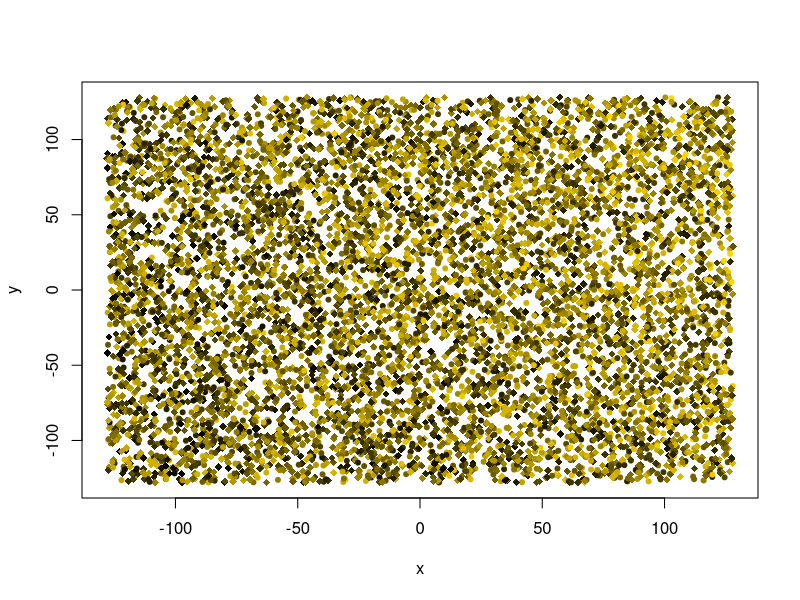
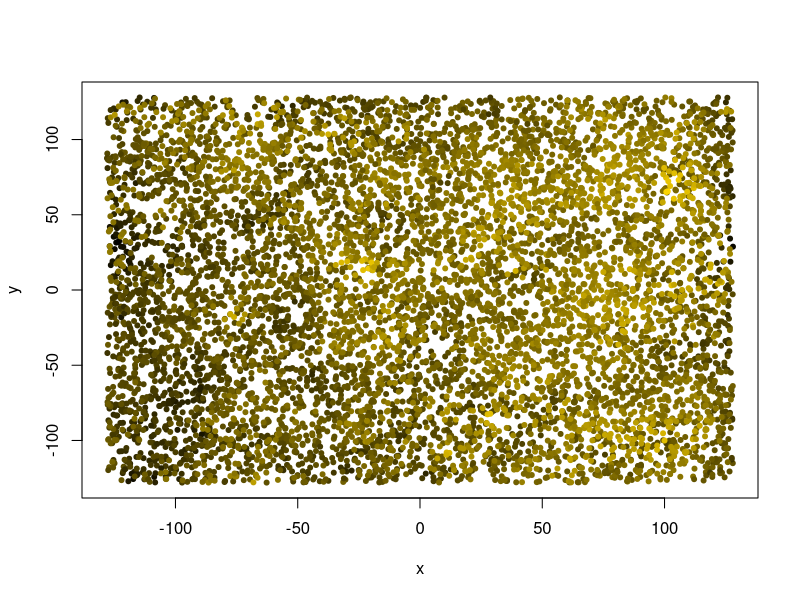
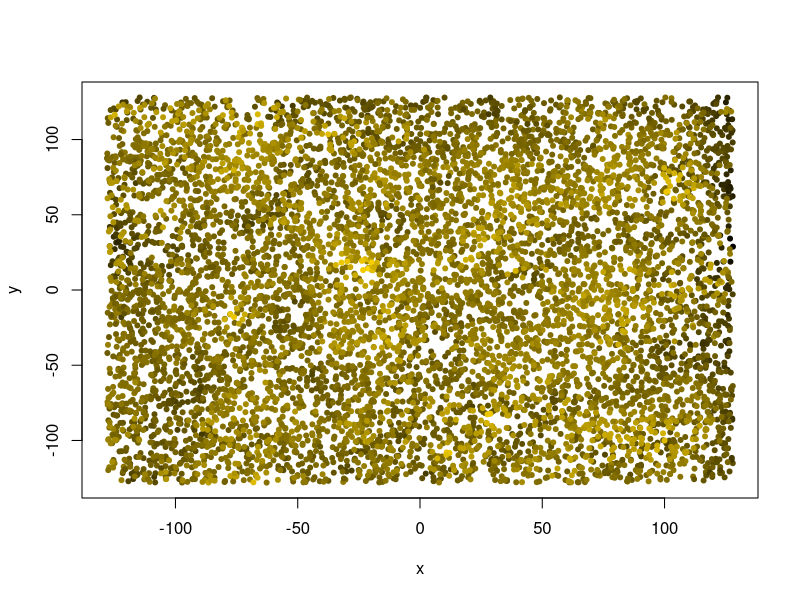

The R source for these figures, in order: (Note: this script raises an error after producing the figures.)
## ---- chunk 1
#| eval: true
.libPaths("/data/R/library")
void <- suppressPackageStartupMessages
# library("sp") |> void()

# our beloved tidyverse components:
library("dplyr") |> void() 
library("ggplot2") |> void()  
library("ggridges")  |> void() # density ridges
library("parallel")  |> void() # parallel processing, for bootstrapping

set.seed(123)
## ---- chunk 2
n_observations <- 2^13 # sample size
extent <- 128 # width of the playing field
smooth_sigma <- 16 # smoothing range for creating spatial inter-dependence via Gaussian convolution ("smoothing")
zrange <- 2*pi # range of parameter values

# covariate effect magnitudes
a_slope <- pi/3
b_slope <- pi/4

## ---- chunk 3
gimme_points <- function(N = 100, scale = 1.0) (runif(N)*2.0-1.0) * scale
data <- data.frame(
  x = gimme_points(n_observations, extent),
  y = gimme_points(n_observations, extent),
  z_ = gimme_points(n_observations, zrange)
)
knitr::kable(head(data, 5))
## ---- chunk 4

data$a <- 0.7 * data$x / extent + 0.3 * data$y / extent

## ---- chunk 5
data$b <- as.integer(rbinom(n = n_observations, size = 1, prob = 0.4))

data$z <- data$z_ + a_slope * data$a + b_slope * data$b

knitr::kable(head(data, 3))
## ---- chunk 6
#| label: fig-raw-data
#| fig-cap: "The raw data, unsmoothed."

# https://stackoverflow.com/a/9946970
rbpal <- colorRampPalette(c('black','gold'))
color <- rbpal(n_observations)[as.numeric(cut(data$z, breaks = n_observations))]

plot(data$x, data$y, col = color, pch = as.integer(18 + 2*data$b),
  xlab = "x", ylab = "y")
## ---- chunk 7
# compute the difference of all elements of one vector to each other
self_difference <- function (vec) outer(X = vec, Y = vec, FUN = function(X, Y)  Y-X)
wrap_difference <- function (vec) outer(X = vec, Y = vec, FUN = function(X, Y) (Y-X) %% (2*extent))

# Calculate the Euclidean distance of the x and y columns in a data frame.
Euclid <- function (data) sqrt(self_difference(data$x)^2 + self_difference(data$y)^2 )
Euclid_wrap <- function (data) sqrt(wrap_difference(data$x)^2 + wrap_difference(data$y)^2 )

# return the lower triangle of a matrix, unpacking it into a vector of unique values
lower_triangle <- function (mat) mat[lower.tri(mat)]
## ---- chunk 8

# smoothing 2D data
smooth <- function (data, sigma = NULL) {
  
  if (sigma <= 0 || is.null(sigma) || is.na(sigma)) {
    return(data$z)
  }

  dist <- Euclid_wrap(data)
  # sigma <- extent / 3
  weight <- dnorm(dist, 0, sigma) 
  weight <- weight / colSums(weight)
  # do.call("cbind", rep(list(data$z), length(data$z)))
  
  zmoothed <- weight %*% data$z
  return (zmoothed[,1])
}
## ---- chunk 9
#| label: fig-smooth-data
#| fig-cap: "The data, smoothed with a 2D Gaussian kernel. The edges are darker due to edge wrapping."

groupwise_smoothing <- function (grp) {
  sub_data <- data %>%
    filter(b == grp)
  sub_data$s <- smooth(sub_data, smooth_sigma)
  return(sub_data)
}

# "split-apply-combine" strategy
data <- bind_rows(lapply(sort(unique(data$b)),
  FUN = groupwise_smoothing
  ))
color <- rbpal(n_observations)[as.numeric(cut(data$s, breaks = n_observations))]
plot(data$x, data$y, col = color, pch = 20,
  xlab = "x", ylab = "y")

## ---- chunk 10
#| label: fig-data-detrend
#| fig-cap: "The smoothed data, again, after de-trending."

data$d <- lm(s ~ x + y, data)$residual # "d" as in "de-trending"

# another sunrise...
color <- rbpal(n_observations)[as.numeric(cut(data$d, breaks = n_observations))]
plot(data$x, data$y, col = color, pch = 20,
  xlab = "x", ylab = "y") 

## ---- chunk 11

# compute raw distance and difference
dist_diff <- data.frame(
  distance = lower_triangle(Euclid_wrap(data)),
  difference_raw = lower_triangle(self_difference(data$z)),
  difference_smooth = lower_triangle(self_difference(data$s)),
  difference = lower_triangle(self_difference(data$d))
)

# limit range, which is a major performance saver.
dist_diff <- dist_diff %>% 
  filter(distance > 0, distance < extent)


# binning, using `cut`
dist_diff$bin1 <- as.factor(
  cut(
    dist_diff$distance,
    breaks = seq(
      0, extent,
      length.out = as.integer(extent/4+1)
    )
  ))
## ---- chunk 12
#| eval: true
#| label: fig-difference-distance-ridges
#| fig-cap: "The difference-distance plot, ridgelines (i.e. density distribution)."

dist_diff %>%
  ggplot(aes(x = abs(difference), y = bin1)) +
  geom_density_ridges(rel_min_height = 0.05,
    quantile_lines = TRUE, quantiles = 4,
    scale = 2.0, bandwidth = 0.05) +
  labs(x = "mean absolute difference", y = "distance bin") +
  xlim(0, 2) +
  theme_bw() + coord_flip() +
  theme(axis.text.x = element_text(angle = 90, vjust = 0.5, hjust=1)) 
## ---- chunk 13
dist_diff$bin <- as.factor(
  cut_number(
      dist_diff$distance,
      n = as.integer(extent)
    ))
## ---- chunk 14
#| label: fig-equibin-sample-size
#| fig-cap: "Sample size per bin for fixed width bins (blue) or fixed sample size bins (turquoise). Consider both for your data set."
b1 <- dist_diff %>%
  summarize("ds" = mean(distance), "n" = n(), .by = bin1)
b2 <- dist_diff %>%
  summarize("ds" = mean(distance), "n" = n(), .by = bin)

ggplot(NULL) +
  geom_step(aes(x = b1$ds, y = b1$n), color = "darkblue") +
  geom_step(aes(x = b2$ds, y = b2$n), color = "turquoise") +
  geom_hline(yintercept = 0, color = "darkgrey") +
  labs(x = "distance (bin average)", y = "samples per bin") +
  theme_bw()
## ---- chunk 15

calculate_semivariance <- function (diff_vector) 1/(2*length(diff_vector)) * sum(diff_vector^2) # "HMSD"

dist_diff_binned <- dist_diff %>% 
  select(-bin1) %>% 
  group_by(bin) %>%
  summarize(across(everything(), list(
      "mean" = mean,
      "absmean" = function (measurements) sum(abs(measurements)) / length(measurements),
      "variance" = var,
      "semivariance" = calculate_semivariance,
      "count" = function (measurements) length(measurements)
    )
  )) %>%
  select(bin, distance_mean, distance_count,
    difference_variance, difference_semivariance, difference_absmean
  ) %>%
  rename(c(
    "variance" = difference_variance,
    "semivariance" = difference_semivariance,
    "mean_abs_difference" = difference_absmean
  ))

# semivariance is NOT simply half the variance
dist_diff_binned$half_variance <- 0.5 * dist_diff_binned$variance
knitr::kable(head(dist_diff_binned), digits = 2)
## ---- chunk 16
#| label: fig-empirical-variogram
#| fig-cap: "The left panel shows mean absolute difference, whereas the right panel is the semivariance, both plotted against the distance."

par(mfrow = c(1,2))
plot(dist_diff_binned$distance_mean, dist_diff_binned$mean_abs_difference,
   type = "o", col = "darkblue",
   xlab = "distance bin number",
   ylab = "mean absolute difference"
   )
plot(dist_diff_binned$distance_mean, dist_diff_binned$semivariance,
   type = "o", col = "darkgreen",
   xlab = "bin average distance",
   ylab = "semivariance"
   )

par(mfrow = c(1,1))
## ---- chunk 17

# wrap a regression function to generate residuals
# the result is the parameter to be minimized.
wrap_target_function <- function(x, y, regressor, parameters) {
  predictions <- regressor(x, parameters)
  differences <- y - predictions

  # optimization superstition: scaling rmse to better read decimals
  differences <- differences * 1000
  return(sqrt(mean(differences^2)))
}

# yet another trick: we can improve model fit on the closer points,
#   by giving them more weight
wrap_target_function_distanceweighted <- function(x, y, regressor, parameters) {
  predictions <- regressor(x, parameters)
  differences <- y - predictions

  # gently improving performance on proximal points:
  differences <- 1000 * differences * 1/sqrt(x)

  rmsd <- sqrt(mean(differences^2))
  return(rmsd)
}


# this can turn regression output into a usable function.
# εὕρηκα, functional programming!
create_prediction_function <- function(regressor, results) {
  fcn <- function (x) {
    regressor(x, results$par)
  }

  return(fcn)
}

# a uniform way to print results
print_regression_results <- function(orsl, label = "") {
  par <- paste(round(orsl$par, 4), collapse = ", ")
  conv <- orsl$convergence
  eps <- orsl$value
  print(sprintf("%s regression: convergence %i at (%s), mse %.1f", label, conv, par, eps))
}

# note: the `epsilon` can be calculated manually with the formula:
#   sum((predictor_function(x) - y)^2)


# Finally, a quick histogram plot of residuals.
plot_residuals_histogram <- function (x, y, predictor_function, ...) {
  residuals <- predictor_function(x) - y
  ggplot(NULL, aes(x = residuals)) +
    geom_histogram(...) +
    theme_bw()
}


## ---- chunk 18
x <- dist_diff_binned$distance_mean
y <- dist_diff_binned$semivariance

linear_function <- function(x, parameters) {
  return(parameters[1] + parameters[2]*x)
}

optimizer_results <- optim(
  par = c(0, 0.05),
  fn = function(parameters) {
    wrap_target_function(x, y, linear_function, parameters)
  }, method = "Nelder-Mead"
)

print_regression_results(optimizer_results, label = "linear")

## ---- chunk 19
#| label: fig-linear-regression
#| fig-cap: "In principle, you can fit anything you like to the semivariance."

predictor_function <- create_prediction_function(linear_function, optimizer_results)

ggplot(NULL, aes(x = x, y = y)) +
  geom_point(size = 2.5, colour = "black", fill = "white", alpha = 0.4) +
  geom_line(aes(x = x, y = predictor_function(x))) +
  theme_minimal()

## ---- chunk 20
#| label: fig-gauss-function
#| fig-cap: "Although it is inverted, scaled, y-shifted, and centered on zero, you will certainly recognize our beloved bell-curve: the Gaussian. Note that we will only use the right half to proceed."

gauss_function <- function(x, parameters) {
  scale <- parameters[1] # height
  mu <- 0 # mean, always zero here
  sigma <- parameters[2] # standard deviation
  nugget <- parameters[3] # height at the zero intercept

  # This parametrization ensures that "nugget < sill" if "scale > 0"
  sill <- scale + nugget

  # the raw, unscaled gaussian kernel
  gauss <- exp(-((x-mu)^2)/(2*sigma^2))

  # the bell should point downwards:
  result <- sill - scale * gauss

  return(result)
}

try_x <- seq(-pi, pi, length.out = 100)
try_y <- gauss_function(try_x, parameters = c(1.5, 1., 0.5))

plot(try_x, try_y, type = "l", xlab = "x", ylab = "y", ylim = c(0, 2.))
abline(v = 0)

## ---- chunk 21


x <- dist_diff_binned$distance_mean
y <- dist_diff_binned$semivariance # multiplied to support optimizer

start_values <- c(zrange, smooth_sigma, 0.) 
optimizer_results <- optim(
  par = start_values,
  lower = c(0.0, 0.0, 0.0), # all positive parameters
  upper = c(2*zrange, extent/4, zrange), # prevent crazy outcomes
  fn = function(parameters) {
    wrap_target_function_distanceweighted(x, y, gauss_function, parameters)
  }, 
  control = list("fnscale" = 1e-8),
  method = "L-BFGS-B" 
)

predictor_function <- create_prediction_function(
  gauss_function,
  optimizer_results
)

print_regression_results(optimizer_results, label = "Gauss")

## ---- chunk 22
#| label: fig-gauss-residuals
#| fig-cap: "Residual distribution of the Matérn model for semivariance. Reasonably Gaussian as well, with some imagination."
plot_residuals_histogram(x, y, predictor_function,
  bins = 32, fill = "lightgray", color = "black")
## ---- chunk 23
scale <- optimizer_results$par[1]
range <- optimizer_results$par[2]
nugget <- optimizer_results$par[3]
sill <- nugget + scale
## ---- chunk 24
#| label: fig-gauss-variogram
#| fig-cap: "Variogram of the simulated data, using a Gauss model."

predx <- seq(0, extent, length.out = 2*extent + 1)

ggplot(NULL, aes(x = x, y = y)) +
  geom_vline(xintercept = range, color = "darkgrey") +
  geom_hline(yintercept = nugget, color = "darkgrey") +
  # geom_hline(yintercept = sill, color = "darkgrey") +
  geom_point(size = 2.5, colour = "black", fill = "white", alpha = 0.4) +
  geom_line(aes(x = predx, y = predictor_function(predx))) +
  theme_minimal()

## ---- chunk 25

fit_variogram <- function(
                   x, y, value, fcn,
                   difference_parameter = c("semivariance", "var", "mad"),
                   skip_detrend = FALSE,
                   verbose = TRUE,
                   ...) {
  # the ellipsis ( , ...) will pass through optimizer parameters

  # convenience structure to match the above
  df <- data.frame(x = x, y = y, z = value)

  # de-trending, optionally disabled
  if (skip_detrend) {
    df$d <- df$z
  } else {
    df$d <- lm(z ~ x + y, df)$residual
  }

  # distance-difference
  dd <- data.frame(
      dist = lower_triangle(Euclid_wrap(df)),
      diff = lower_triangle(self_difference(df$d))
    ) %>%
    filter(dist > 0, dist < extent)

  # binning (could be improved!)
  dd$bin <- as.factor(cut(dd$dist, breaks = as.integer(extent/2)))
  dd_binned <- dd %>% 
    group_by(bin) %>%
    summarize(across(everything(), list(
        "mean" = mean,
        "absmean" = function (vec) sum(abs(vec)) / length(vec),
        "variance" = var,
        "semivariance" = function (vec) 1/(2*length(vec)) * sum(vec^2),
        "count" = function (vec) length(vec)
      )
    )) %>%
    select(bin, dist_mean, dist_count,
      diff_variance, diff_semivariance, diff_absmean
    ) %>%
    rename(c(
      "var" = diff_variance,
      "semivariance" = diff_semivariance,
      "mad" = diff_absmean
    ))

  # regression
  regx <- dd_binned$dist_mean

  diffpar <- match.arg(difference_parameter, several.ok = FALSE)
  regy <- 0.5 * dd_binned %>% pull(!!diffpar)


  optimizer_results <- optim(
    fn = function(parameters) {
      wrap_target_function_distanceweighted(regx, regy, fcn, parameters)
    },
    ...
  )

  if (verbose) print_regression_results(optimizer_results, label = "")

  # store everything in one list;
  # do I sense a smidgen of OOP here? No, not really.
  optimizer_results$fcn <- fcn
  optimizer_results$regx <- regx
  optimizer_results$regy <- regy
  optimizer_results$diffpar <- diffpar

  return(optimizer_results)
}

## ---- chunk 26

matern_function <- function(d, parameters) {
  scale <- parameters[1] # related to semivariance
  sigma <- parameters[2] # related to actual range; turning point
  nugget <- parameters[3] # minimum difference (at the intercept)
  nu <- parameters[4] # shape parameter

  sill <- scale + nugget
  z <- sqrt(2 * nu) * d / sigma
  K <- suppressWarnings(besselK(z, nu))
  matern <- (z)^nu * K / (2^(nu - 1) * gamma(nu))
  result <- sill - scale * matern
  
  result[is.na(result)] <- 0
  return(result)
}

## ---- chunk 27
plot_matern <- function(optimizer_results) {

  # retrieve everything 
  fcn <- optimizer_results$fcn
  regx <- optimizer_results$regx
  regy <- optimizer_results$regy
  diffpar <- optimizer_results$diffpar

  # wrap the function with the optimized parameters
  predictor_function <- create_prediction_function(
    fcn,
    optimizer_results
  )

  # extract parameters
  scale <- optimizer_results$par[1]
  sigma <- optimizer_results$par[2]
  range <- optimizer_results$par[2]
  nugget <- optimizer_results$par[3]
  sill <- scale + nugget


  # plotting
  plotx <- seq(0, extent, length.out = 2*extent + 1)
  plotx <- plotx[plotx>0]
  
  g <- ggplot(NULL, aes(x = regx, y = regy)) +
    geom_vline(xintercept = range, color = "darkgrey") +
    geom_hline(yintercept = nugget, color = "darkgrey") +
    geom_hline(yintercept = sill, color = "darkgrey") +
    geom_point(size = 2.5, colour = "black", fill = "white", alpha = 0.4) +
    geom_line(aes(x = plotx, y = predictor_function(plotx))) +
    labs(
      title = "Matérn regression, with range indicated (vertical line)",
      y = diffpar,
      x = "distance"
      ) +
    theme_minimal()

  return(g)
}


## ---- chunk 28
#| label: fig-alldata-variogram
#| fig-cap: "Variogram of all the data, with a Matérn fit. Warning: the y-axis display range is limited."

vg_all <- fit_variogram(
    x = data$x,
    y = data$y,
    value = data$s,
    fcn = matern_function,
    par = c(zrange, smooth_sigma, 0., 1.),
    lower = c(0.0, 0.0, 0., 0.001),
    upper = c(10, 100, 100, 100),
    control = list("fnscale" = 1e-8),
    method = "L-BFGS-B" 
  )
plot_matern(vg_all) # + ylim(0, 0.25)

## ---- chunk 29
#| label: fig-subdata-variogram
#| fig-cap: "Variogram of the sub-data in the `b == 0` category."
semi_data <- data %>%
  filter(b == 0)

vg_b0 <- fit_variogram(
    x = semi_data$x,
    y = semi_data$y,
    value = semi_data$s,
    fcn = matern_function,
    par = c(zrange, smooth_sigma, 0., 1.),
    lower = c(0.0, 0.0, 0., 0.001),
    upper = c(10, 100, 100, 100),
    control = list("fnscale" = 1e-8),
    method = "L-BFGS-B" 
  )
plot_matern(vg_b0)


## ---- chunk 30
#| label: fig-subdata-variogram-b1
#| fig-cap: "Variogram of the sub-data in the `b == 1` category."
semi_data <- data %>%
  filter(b == 1)
vg_b1 <- fit_variogram(
    x = semi_data$x,
    y = semi_data$y,
    value = semi_data$s,
    fcn = matern_function,
    par = c(zrange, smooth_sigma, 0., 1.),
    lower = c(0.0, 0.0, 0., 0.001),
    upper = c(10, 100, 100, 100),
    control = list("fnscale" = 1e-8),
    method = "L-BFGS-B" 
  )
plot_matern(vg_b1)

## ---- chunk 31
#| label: fig-variogram-nodetrend
#| fig-cap: "Variogram of the data with de-trending disabled."
vg_nodetrend <- fit_variogram(
    x = data$x,
    y = data$y,
    value = data$s,
    fcn = matern_function,
    skip_detrend = TRUE,
    par = c(zrange, smooth_sigma, 0., 1.),
    lower = c(0.0, 0.0, 0., 0.001),
    upper = c(10, 100, 100, 100),
    control = list("fnscale" = 1e-8),
    method = "L-BFGS-B" 
  )
plot_matern(vg_nodetrend)

## ---- chunk 32
#| label: fig-variogram-rawdata
#| fig-cap: "Variogram of the Non-Tobleronian raw data, i.e. random data without spatial relation."

vg_nosmoothing <- fit_variogram(
    x = data$x,
    y = data$y,
    value = data$z,
    fcn = matern_function,
    skip_detrend = TRUE,
    par = c(zrange, smooth_sigma, 0., 1.),
    lower = c(0.0, 0.0, 0., 0.99),
    upper = c(100, 100, 0.01, 1.01),
    control = list("fnscale" = 1e-8),
    method = "L-BFGS-B" 
  )
plot_matern(vg_nosmoothing)
## ---- chunk 33
#| label: fig-mad-variogram
#| fig-cap: "Is it still a variogram if we do not use semivariance?"

vg_mad <- fit_variogram(
    x = data$x,
    y = data$y,
    value = data$s,
    difference_parameter = "mad",
    fcn = matern_function,
    par = c(zrange, smooth_sigma, 0., 1.),
    lower = c(0.0, 0.0, 0., 0.001),
    upper = c(10, 100, 100, 100),
    control = list("fnscale" = 1e-8),
    method = "L-BFGS-B" 
  )
plot_matern(vg_mad)

## ---- chunk 34

subset_bootstrap <- function(i){

  # choose a random subset of data rows
  selected_rows <- sample(
    1:nrow(data), 
    # as.integer(nrow(data)), # <- normally, you would reproduce original sample size
    as.integer(nrow(data)/10), # <- for demonstration, I take smaller samples
    replace = TRUE
    )

  # Obtain the bootstrap sample:
  bootstrap_sample <- data[selected_rows,]

  # run the variogram analysis
  optimizer_results <- fit_variogram(
    x = bootstrap_sample$x,
    y = bootstrap_sample$y,
    value = bootstrap_sample$s,
    difference_parameter = "mad",
    verbose = FALSE,
    fcn = matern_function,
    par = c(zrange, smooth_sigma, 0., 1.),
    lower = c(0.0, 0.0, 0., 0.001),
    upper = c(10, 100, 100, 100),
    control = list("fnscale" = 1e-8),
    method = "L-BFGS-B" 
  )

  # collect the results
  strap <- as.data.frame(list(
    "iteration" = i,
    "scale" = optimizer_results$par[1], 
    "sigma" = optimizer_results$par[2], 
    "nugget" = optimizer_results$par[3], 
    "nu" = optimizer_results$par[4], 
    "conv" = optimizer_results$convergence,
    "rmse" = optimizer_results$value
    ))
  return(strap)

}

# print(subset_bootstrap(1)) # test before use
## ---- chunk 35
n_iterations <- 2^12

# using the `parallel` toolbox
bootstraps <- bind_rows(mclapply(
    1:n_iterations,
    subset_bootstrap,
    mc.cores = max(c(1, detectCores()-2))
    ))

## ---- chunk 36
#| label: fig-bootstrapping_sigma
#| fig-cap: "Bootstrapping results for the `sigma` parameter."

bootstraps %>% 
  filter(conv == 0, sigma < 95) %>% 
  ggplot(aes(x = sigma)) +
  geom_histogram(bins = 64, color = "black", fill = "steelblue") +
  geom_vline(xintercept = smooth_sigma) +
  theme_minimal()
## ---- chunk 37
bootstrap_quantiles <- bootstraps %>%
  filter(conv == 0, sigma < 95) %>% 
  select(-iteration, -conv) %>% 
  reframe(across(
    everything(), 
    function (param) quantile(param, c(0.02, 0.5, 0.98))
  )) %>% 
  mutate(quantile = 100*c(0.02, 0.5, 0.98))
knitr::kable(bootstrap_quantiles, digits = 1)
